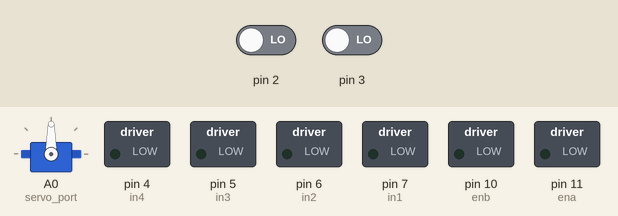
The sketch below on a simulated Arduino Uno, built with avr-gcc and run on an emulated ATmega328P. Parts: servo, switched loads named in the sketch (green lamp = pin HIGH). The test bench sets the inputs (shaded band); at power-on: pin 2 LOW, pin 3 LOW.

Above: at 0.1 s.
At 1.1 s:
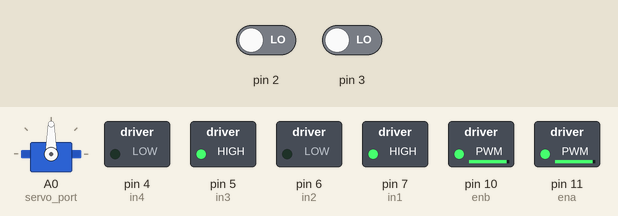
Timing chart, 0 to 2.6 s (numbered marks = the images above):
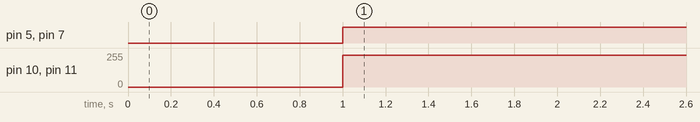

Measured:
- by itself, pin 5 (in3), pin 7 (in1): LOW → HIGH at 1.0 s
- by itself, pin 10 (enb), pin 11 (ena): 0/255 → 240/255 at 1.0 s

The sketch:

Robot11_1.ino
```cpp
#include <Servo.h>

#define IN1 13
#define IN2 12
#define IN3 9
#define IN4 8
#define in1 7
#define in2 6
#define in3 5
#define in4 4
#define enb 10
#define ena 11
#define dline A1
#define servo_port A0
int counter1 = 0;
int counter2 = 0;
float k_y = 3000 / 20.5;
float k_x = 1000 / 6.4;
float power = 240;
int dl = 2.5;
Servo servo;

void setup() {
  pinMode(in1, OUTPUT);
  pinMode(in2, OUTPUT);
  pinMode(in3, OUTPUT);
  pinMode(in4, OUTPUT);
  pinMode(ena, OUTPUT);
  pinMode(enb, OUTPUT);
  pinMode(dl, INPUT);
  servo.attach(servo_port);
  attachInterrupt(1, increase1, RISING);
  attachInterrupt(0, increase2, RISING);
  Serial.begin(9600);
  delay(1000);
  //move_y(1, 12);
  //move(0, 12);
  //start();
}

void loop() {
  digitalWrite(in1, 1);
    digitalWrite(in2, 0);
    digitalWrite(in3, 1);
    digitalWrite(in4, 0);

    analogWrite(ena, power);
    analogWrite(enb, power);
}

void move_y(bool d, int cm) {
  int count = cmToCount_y(cm);
  if (d){
    digitalWrite(in1, 1);
    digitalWrite(in2, 0);
    digitalWrite(in3, 1);
    digitalWrite(in4, 0);
  } else {
    digitalWrite(in1, 0);
    digitalWrite(in2, 1);
    digitalWrite(in3, 0);
    digitalWrite(in4, 1);
  }
  while (counter1 <= count and counter2 <= count) {
    float error = 0.1 * (counter1 - counter2);
    analogWrite(ena, power + error);
    analogWrite(enb, power);
    Serial.print(counter1);
    Serial.print(' ');
    Serial.print(counter2);
    Serial.print(' ');
    Serial.print(power + error);
    Serial.print(' ');
    Serial.println(power - error);
  }
  stop();
  nullCounter();
}

void move_x(bool d, int cm) {
  int count = cmToCount_y(cm);
  if (d) {
    for (int i = 0; i < count; i++){
      step_r();
    }
  } else {
    for (int i = 0; i < count; i++){
      step_l();
    }
  }
}

void stop() {
    digitalWrite(in1, 0);
    digitalWrite(in2, 0);
    digitalWrite(in3, 0);
    digitalWrite(in4, 0);
}

void servo_down() {
  servo.write(0);
  delay(1000);
}

void servo_up() {
  servo.write(80);
  delay(1000);
}

void increase1() {
  counter1++;
}

void increase2() {
  counter2++;
}

void nullCounter() {
  counter1 = 0;
  counter2 = 0;
}

int cmToCount_y(int cm) {
  return cm * k_y;
}

int cmToCount_x(int cm) {
  return cm * k_x;
}

void start() {
  digitalWrite(in1, 1);
  digitalWrite(in2, 0);
  digitalWrite(in3, 1);
  digitalWrite(in4, 0);
  while(analogRead(dline) > 600) {
    float error = 0.1 * (counter1 - counter2);
    analogWrite(ena, power + error);
    analogWrite(enb, power - error);
    Serial.print(counter1);
    Serial.print(' ');
    Serial.print(counter2);
    Serial.print(' ');
    Serial.print(power + error);
    Serial.print(' ');
    Serial.println(power - error);
  }
  while(analogRead(dline) < 900) {
    float error = 0.1 * (counter1 - counter2);
    analogWrite(ena, power + error);
    analogWrite(enb, power - error);
  }
  stop();
  nullCounter();
}

void step_r() {
  digitalWrite(IN1, HIGH);
    digitalWrite(IN2, LOW);
    digitalWrite(IN3, LOW);
    digitalWrite(IN4, HIGH);
    delay(dl);

    digitalWrite(IN1, HIGH);
    digitalWrite(IN2, HIGH);
    digitalWrite(IN3, LOW);
    digitalWrite(IN4, LOW);
    delay(dl);

    digitalWrite(IN1, LOW);
    digitalWrite(IN2, HIGH);
    digitalWrite(IN3, HIGH);
    digitalWrite(IN4, LOW);
    delay(dl);

    digitalWrite(IN1, LOW);
    digitalWrite(IN2, LOW);
    digitalWrite(IN3, HIGH);
    digitalWrite(IN4, HIGH);
    delay(dl);
}

void step_l() {
    digitalWrite(IN1, LOW);
    digitalWrite(IN2, LOW);
    digitalWrite(IN3, HIGH);
    digitalWrite(IN4, HIGH);
    delay(dl);

    digitalWrite(IN1, LOW);
    digitalWrite(IN2, HIGH);
    digitalWrite(IN3, HIGH);
    digitalWrite(IN4, LOW);
    delay(dl);

    digitalWrite(IN1, HIGH);
    digitalWrite(IN2, HIGH);
    digitalWrite(IN3, LOW);
    digitalWrite(IN4, LOW);
    delay(dl);

    digitalWrite(IN1, HIGH);
    digitalWrite(IN2, LOW);
    digitalWrite(IN3, LOW);
    digitalWrite(IN4, HIGH);
    delay(dl);
}
```
